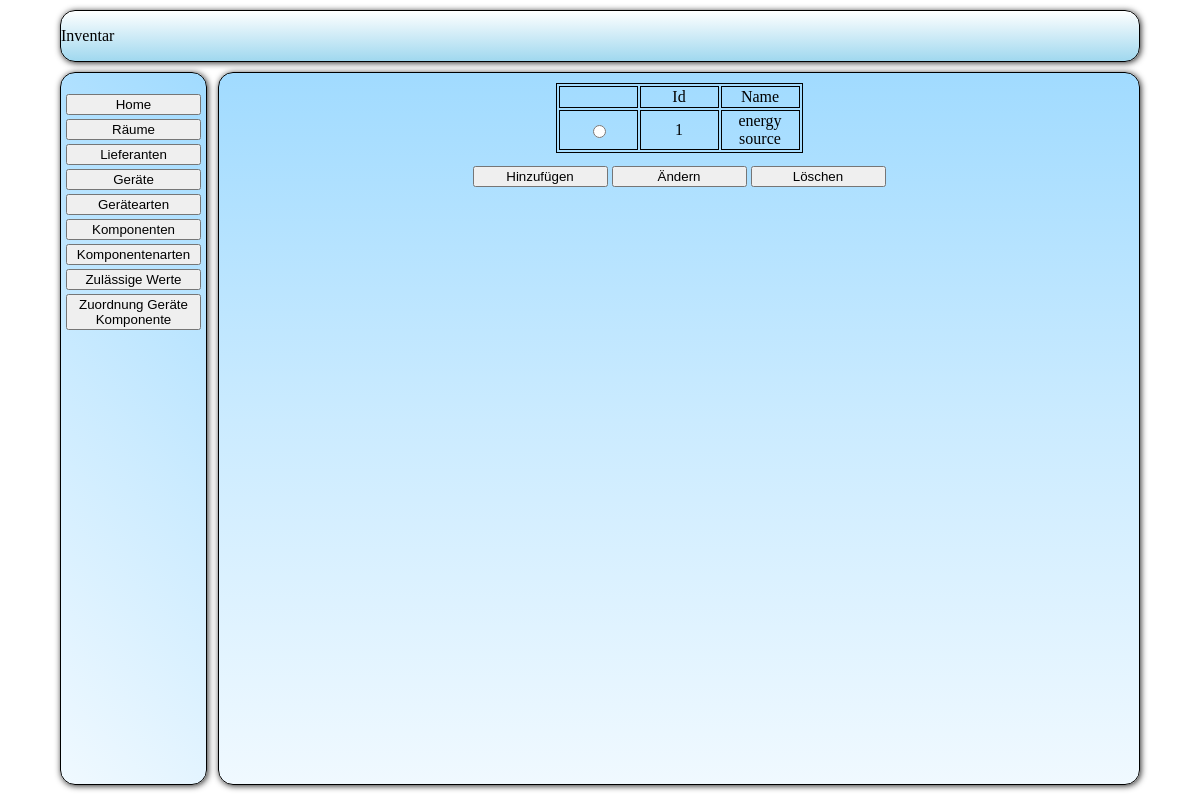
Before: /src/php/fro_Auswahl.php?action=list&table=komponentenarten with the older database file.
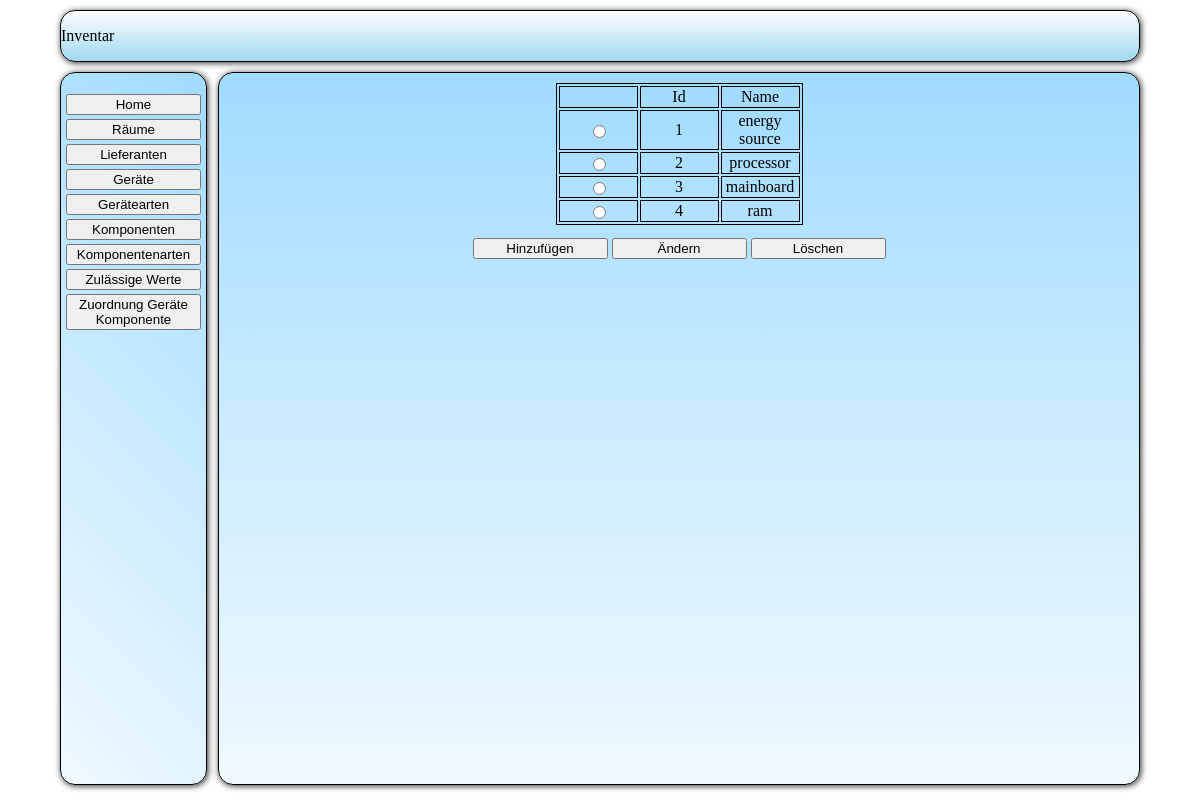
After: the same page with the newer database file.
### tables this page shows
CREATE TABLE IF NOT EXISTS `tbl_komponenten_arten` (
`komponenten_art_id` int(11) NOT NULL,
  `komponenten_art_name` text
);

### src/lib/plotting/forms.php (called while the page is built, shortened)
<?php
function get($key, $default)
{
    if(isset($_GET[$key]))
    {
	return htmlspecialchars($_GET[$key]);
    }
}
class form
{
    public function start($action, $method)
    {
	$additional = "";
	if((isset($method))&&($method != ""))
	{
	    $additional .= "method='".$method."' ";
	}
	\utility\html\openTag("form", "", $additional);
	return $this;
    }
    public function addInput($type,$name,$value)
    {
	$additional = "type='".$type."' name='".$name."'";
	if((isset($value))&&($value != ""))
	{
	    $additional .= " value='".$value."'";
	}
	\utility\html\singleTag("input", "", $additional);
	return $this;
    }
}

### src/php/sql_get.php (called while the page is built, shortened)
<?php
function func_a_getKomponentenArten()
{
    $txt_sql_statement = "SELECT * FROM tbl_komponenten_arten;";
    $a_sql_ausgabe = array();
    $a_sql_result = mysql_query($txt_sql_statement)
            or die ("Anfrage Fehlgeschlagen");
    while($a_sql_cache = mysql_fetch_assoc($a_sql_result))
    {
	$a_sql_ausgabe[] = $a_sql_cache;
    }
    return $a_sql_ausgabe;
}

### src/php/log_Liste.php (the view, shortened to what this page needs)
<?php
$oFormular = new \utility\forms\form();
$oFormular->start("", "get");
$oTabelle = new \utility\tables\table();
$oTabelle->start(true, "liste");
$oTabelle->startRow();
$oTabelle->addCell("");
foreach ($aErgebnis_attribute as $mAttribut)
{
    $oTabelle->addCell($mAttribut);
}
foreach ($aErgebnisse as $aErgebnis)
{
    reset($aErgebnis);
    $oFormular->addInput("radio", "selektiert", $aErgebnis[key($aErgebnis)]);
    foreach ($aErgebnis as $sIndex => $mData)
    {
	echo $mData;
    }
}
require_once './fro_Auswahl_buttons.php';

### src/php/fro_Auswahl.php (shortened to what this page needs)
<!DOCTYPE>
<html >
<head>
    <link href="../css/main.css" rel="stylesheet" type="text/css"/>
</head>
<body>
    <div id="main" >
        <div id="Header" >
            <marquee class="marquee" behavior="alternate">Inventar</marquee>
        </div>
        <div id="left">
            <br>
            <table border="0" align="center">
                <tr>
                    <td><a href="fro_Auswahl.php?action=home"><button>Home</button></a></td>
                </tr>
                <tr>
                    <td><a href="fro_Auswahl.php?action=list&table=raeume"><button>R&auml;ume</button></a></td>
                </tr>
                <tr>
                    <td><a href="fro_Auswahl.php?action=list&table=lieferanten"><button>Lieferanten</button></a></td>
                </tr>
                <tr>
                    <td><a href="fro_Auswahl.php?action=list&table=geraete"><button>Ger&auml;te</button></a></td>
                </tr>
                <tr>
                    <td><a href="fro_Auswahl.php?action=list&table=geraetearten"><button>Ger&auml;tearten</button></a></td>
                </tr>
                <tr>
                    <td><a href="fro_Auswahl.php?action=list&table=komponenten"><button>Komponenten</button></a></td>
                </tr>
                <tr>
                    <td><a href="fro_Auswahl.php?action=list&table=komponentenarten"><button>Komponentenarten</button></a></td>
                </tr>
                <tr>
                    <td><a href="fro_Auswahl.php?action=list&table=zulaessigewerte"><button>Zulässige Werte</button></a></td>
                </tr>
                <tr>
                    <td><a href="fro_Auswahl.php?action=detail&table=geraete_komponente"><button>Zuordnung Geräte Komponente</button></a></td>
                </tr>
            </table>
        </div>
        <div id="right">
        <?php
	require_once './log_Auswahl.php';
        ?>
        </div>
    </div>
</body>
</html>

### src/php/log_Auswahl.php (shortened to what this page needs)
<?php
if($s_action = \utility\forms\get("action", false))
{
    switch($s_action)
    {
	case "list":
	    func_v_list();
	    break;
    }
}
else
{
    func_v_home();
}
function func_v_list()
{
    if($s_table = \utility\forms\get("table", false))
    {
	$a_table_attributes = [
	    "lieferanten"	=>  [
		"Id",
		"Firmenname",
		"Vorname",
		"Nachname",
		"Postleitzahl",
		"Ort",
		"Strasse",
	    ],
	    "raeume"	=>  [
		"Id",
		"Notiz",
		"Name",
	    ],
	    "geraete"	=>  [
		"Id",
		"Raum",
		"Lieferant",
		"Name",
		"Einkaufsdatum",
		"Notiz",
		"Hersteller",
		"Gewährleistungsbeginn",
		"Gewährleistungsende",
		"Seriennummer",
		"Art",
	    ],
	    "komponenten"	=>  [
		"Id",
		"Name",
		"Bestand",
		"Art"
	    ],
	    "komponentenarten"	=>  [
		"Id",
		"Name"
	    ],
	    "geraetearten"	=>  [
		"Id",
		"Name"
	    ],
	    "zulaessigewerte"	=>  [
		"Id",
		"Name",
		"Wert"
	    ],
	];
	$a_table_links = [
	    "lieferanten"	=>  "func_a_getLieferanten",
	    "raeume"	=>  "func_a_getRaeume",
	    "geraete"	=>  "func_a_getGeraete",
	    "komponenten"	=>  "func_a_getKomponenten",
	    "komponentenarten"	=>  "func_a_getKomponentenArten",
	    "geraetearten"	=>  "func_a_getGeraeteArten",
	    "zulaessigewerte"	=>  "func_a_getZulaessigeWerte",
	];
	if(isset($a_table_links[$s_table]))
	{
	    $aErgebnisse = call_user_func($a_table_links[$s_table]);
	    $aErgebnis_attribute = $a_table_attributes[$s_table];
	    include "log_Liste.php";
	}
	else
	{
	    func_v_invalid();
	}
    }
    else
    {
	func_v_invalid();
    }
}

### src/lib/plotting/html.php (shortened to what this page needs)
<?php
function openTag($tag, $class = "", $additional = "")
{
    if((isset($tag))&&($tag != ""))
    {
	echo "<".$tag;
	if((isset($class))&&($class != ""))
	{
	    echo " class='".$class."'";
	}
	if((isset($additional))&&($additional != ""))
	{
	    echo " ".$additional;
	}
	echo ">";
    }
}
function closeTag($tag)
{
    if((isset($tag))&&($tag != ""))
    {
	echo "</".$tag.">";
    }
}
function singleTag($tag, $class, $additional)
{
        if((isset($tag))&&($tag != ""))
	{
	    echo "<".$tag;
	    if((isset($class))&&($class != ""))
	    {
		echo " class='".$class."'";
	    }
	    if((isset($additional))&&($additional != ""))
	    {
		echo " ".$additional;
	    }
	    echo "/>";
	}
}

### src/lib/plotting/tables.php (shortened to what this page needs)
<?php
class table
{
    private $started = false;
    private $rowstarted = false;
    private $cellstarted = false;
    public function start($border = false, $class="")
    {
	if($this->started == false)
	{
	    if(!$border)
	    {
		\utility\html\openTag("table", $class);
	    }
	    else
	    {
		\utility\html\openTag("table", $class, "border='1'");
	    }
	    $this->started = true;
	}
	else
	{
	    return false;
	}
	return $this;
    }
    public function end()
    {
	if(($this->started == true)&&($this->rowstarted == false)&&($this->cellstarted == false))
	{
	    $this->started = false;
	}
	else
	{
	    return false;
	}
	return $this;
    }
    public function startRow($class = "")
    {
	if(($this->started == true)&&($this->rowstarted == false))
	{
	    $this->rowstarted = true;
	}
	else
	{
	    return false;
	}
	return $this;
    }
    public function endRow()
    {
	if($this->rowstarted == true)
	{
	    $this->rowstarted = false;
	}
	else
	{
	    return false;
	}
	return $this;
    }
    public function startCell()
    {
	if(($this->rowstarted == true)&&($this->cellstarted == false))
	{
	    $this->cellstarted = true;
	}
	else
	{
	    return false;
	}
	return $this;
    }
    public function printCellContent($string)
    {
	if(($this->cellstarted == true)&&(isset($string)))
	{
	    echo $string;
	}
	else
	{
	    return false;
	}
	return $this;
    }
    public function endCell()
    {
	if($this->cellstarted == true)
	{
	    \utility\html\closeTag("td");
	    $this->cellstarted = false;
	}
	else
	{
	    return false;
	}
	return $this;
    }
    public function addCell($string)
    {
	$this->endCell();
	return $this;
    }
}

### src/php/fro_Auswahl_buttons.php
<table border="0" class="auswahl_buttons">
    <tr>
        <td><input type="submit" name="action" value="Hinzuf&uuml;gen"/></td>
        <td><input type="submit" name="action" value="&Auml;ndern"/></td>
        <td><input type="submit" name="action" value="L&ouml;schen"/></td>
    </tr>
</table>

### src/css/main.css (style rules this page uses)
body { padding: 0; margin: 0; }
#main { margin: auto; width: 1080px; }
#Header { position: relative; top: 10px; height: 50px; margin: auto; border: 1px solid black; border-radius: 15px; box-shadow: 1px 1px 6px #292929; background: #feffff; background: -moz-linear-gradient(top, #feffff 0%, #ddf1f9 35%, #a0d8ef 100%); background: -webkit-gradient(linear, left top, left bottom, color-stop(0%,#feffff), color-stop(35%,#ddf1f9), color-stop(100%,#a0d8ef)); background: -webkit-linear-gradient(top, #feffff 0%,#ddf1f9 35%,#a0d8ef 100%); background: -o-linear-gradient(top, #feffff 0%,#ddf1f9 35%,#a0d8ef 100%); background: -ms-linear-gradient(top, #feffff 0%,#ddf1f9 35%,#a0d8ef 100%); background: linear-gradient(to bottom, #feffff 0%,#ddf1f9 35%,#a0d8ef 100%); filter: progid:DXImageTransform.Microsoft.gradient( startColorstr='#feffff', endColorstr='#a0d8ef',GradientType=0 ); }
#left { position: relative; top: 20px; width: 145px; float: left; border: 1px solid black; text-align: center; border-radius: 15px; box-shadow: 1px 1px 6px #292929; background: rgb(240,249,255); background: -moz-linear-gradient(45deg, rgba(240,249,255,1) 0%, rgba(203,235,255,1) 49%, rgba(161,219,255,1) 100%); background: -webkit-gradient(linear, left bottom, right top, color-stop(0%,rgba(240,249,255,1)), color-stop(49%,rgba(203,235,255,1)), color-stop(100%,rgba(161,219,255,1))); background: -webkit-linear-gradient(45deg, rgba(240,249,255,1) 0%,rgba(203,235,255,1) 49%,rgba(161,219,255,1) 100%); background: -o-linear-gradient(45deg, rgba(240,249,255,1) 0%,rgba(203,235,255,1) 49%,rgba(161,219,255,1) 100%); background: -ms-linear-gradient(45deg, rgba(240,249,255,1) 0%,rgba(203,235,255,1) 49%,rgba(161,219,255,1) 100%); background: linear-gradient(45deg, rgba(240,249,255,1) 0%,rgba(203,235,255,1) 49%,rgba(161,219,255,1) 100%); filter: progid:DXImageTransform.Microsoft.gradient( startColorstr='#f0f9ff', endColorstr='#a1dbff',GradientType=1 ); }
#right { position: relative; top: 20px; width: 920px; height: 100%; border: 1px solid black; float: right; border-radius: 15px; box-shadow: 1px 1px 6px #292929; background: rgb(161,219,255); background: -moz-linear-gradient(top, rgba(161,219,255,1) 0%, rgba(203,235,255,1) 49%, rgba(240,249,255,1) 100%); background: -webkit-gradient(linear, left top, left bottom, color-stop(0%,rgba(161,219,255,1)), color-stop(49%,rgba(203,235,255,1)), color-stop(100%,rgba(240,249,255,1))); background: -webkit-linear-gradient(top, rgba(161,219,255,1) 0%,rgba(203,235,255,1) 49%,rgba(240,249,255,1) 100%); background: -o-linear-gradient(top, rgba(161,219,255,1) 0%,rgba(203,235,255,1) 49%,rgba(240,249,255,1) 100%); background: -ms-linear-gradient(top, rgba(161,219,255,1) 0%,rgba(203,235,255,1) 49%,rgba(240,249,255,1) 100%); background: linear-gradient(to bottom, rgba(161,219,255,1) 0%,rgba(203,235,255,1) 49%,rgba(240,249,255,1) 100%); filter: progid:DXImageTransform.Microsoft.gradient( startColorstr='#a1dbff', endColorstr='#f0f9ff',GradientType=0 ); }
button, input[type="submit"], input[type="reset"] { width: 135px; }
table.liste { position: relative; margin: auto; top: 10px; border: 1px solid black; }
table.liste td { border: 1px solid black; width: 75px; text-align: center; }
table.auswahl_buttons { position: relative; margin: auto; top: 20px; }
.marquee { color: #000000; background-repeat: repeat-x; line-height: 50px }

Changed rows visible on the page:
added tbl_komponenten_arten: komponenten_art_id "2", komponenten_art_name "processor"
added tbl_komponenten_arten: komponenten_art_id "3", komponenten_art_name "mainboard"
added tbl_komponenten_arten: komponenten_art_id "4", komponenten_art_name "ram"
